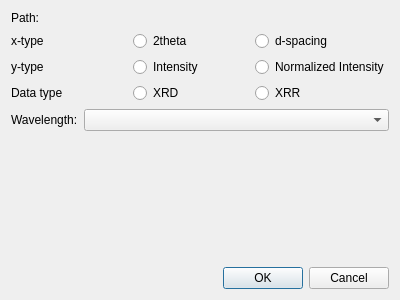
<?xml version="1.0" encoding="UTF-8"?>
<ui version="4.0">
 <class>importConfigDialog</class>
 <widget class="QDialog" name="importConfigDialog">
  <property name="geometry">
   <rect>
    <x>0</x>
    <y>0</y>
    <width>400</width>
    <height>300</height>
   </rect>
  </property>
  <property name="windowTitle">
   <string>Dialog</string>
  </property>
  <layout class="QVBoxLayout" name="verticalLayout">
   <item>
    <layout class="QHBoxLayout" name="horizontalLayout_2">
     <item>
      <widget class="QLabel" name="label_5">
       <property name="sizePolicy">
        <sizepolicy hsizetype="Minimum" vsizetype="Preferred">
         <horstretch>0</horstretch>
         <verstretch>0</verstretch>
        </sizepolicy>
       </property>
       <property name="text">
        <string>Path: </string>
       </property>
      </widget>
     </item>
     <item>
      <widget class="QLabel" name="labelPath">
       <property name="sizePolicy">
        <sizepolicy hsizetype="Expanding" vsizetype="Preferred">
         <horstretch>0</horstretch>
         <verstretch>0</verstretch>
        </sizepolicy>
       </property>
       <property name="text">
        <string/>
       </property>
      </widget>
     </item>
    </layout>
   </item>
   <item>
    <layout class="QGridLayout" name="gridLayout">
     <item row="1" column="1">
      <widget class="QRadioButton" name="intensityButton">
       <property name="text">
        <string>Intensity</string>
       </property>
      </widget>
     </item>
     <item row="1" column="0">
      <widget class="QLabel" name="label_2">
       <property name="text">
        <string>y-type</string>
       </property>
      </widget>
     </item>
     <item row="2" column="1">
      <widget class="QRadioButton" name="xrdButton">
       <property name="text">
        <string>XRD</string>
       </property>
      </widget>
     </item>
     <item row="0" column="0">
      <widget class="QLabel" name="label">
       <property name="text">
        <string>x-type</string>
       </property>
      </widget>
     </item>
     <item row="0" column="2">
      <widget class="QRadioButton" name="dSpacingButton">
       <property name="text">
        <string>d-spacing</string>
       </property>
      </widget>
     </item>
     <item row="2" column="0">
      <widget class="QLabel" name="label_3">
       <property name="text">
        <string>Data type</string>
       </property>
      </widget>
     </item>
     <item row="1" column="2">
      <widget class="QRadioButton" name="normIntensityButton">
       <property name="text">
        <string>Normalized Intensity</string>
       </property>
      </widget>
     </item>
     <item row="2" column="2">
      <widget class="QRadioButton" name="xrrButton">
       <property name="text">
        <string>XRR</string>
       </property>
      </widget>
     </item>
     <item row="0" column="1">
      <widget class="QRadioButton" name="twoThetaButton">
       <property name="text">
        <string>2theta</string>
       </property>
      </widget>
     </item>
    </layout>
   </item>
   <item>
    <layout class="QHBoxLayout" name="horizontalLayout">
     <item>
      <widget class="QLabel" name="label_4">
       <property name="sizePolicy">
        <sizepolicy hsizetype="Preferred" vsizetype="Preferred">
         <horstretch>0</horstretch>
         <verstretch>0</verstretch>
        </sizepolicy>
       </property>
       <property name="text">
        <string>Wavelength:</string>
       </property>
      </widget>
     </item>
     <item>
      <widget class="QComboBox" name="wavelengthComboBox">
       <property name="sizePolicy">
        <sizepolicy hsizetype="Expanding" vsizetype="Fixed">
         <horstretch>0</horstretch>
         <verstretch>0</verstretch>
        </sizepolicy>
       </property>
      </widget>
     </item>
    </layout>
   </item>
   <item>
    <spacer name="verticalSpacer">
     <property name="orientation">
      <enum>Qt::Orientation::Vertical</enum>
     </property>
     <property name="sizeHint" stdset="0">
      <size>
       <width>20</width>
       <height>40</height>
      </size>
     </property>
    </spacer>
   </item>
   <item>
    <widget class="QDialogButtonBox" name="buttonBox">
     <property name="orientation">
      <enum>Qt::Orientation::Horizontal</enum>
     </property>
     <property name="standardButtons">
      <set>QDialogButtonBox::StandardButton::Cancel|QDialogButtonBox::StandardButton::Ok</set>
     </property>
    </widget>
   </item>
  </layout>
 </widget>
 <resources/>
 <connections>
  <connection>
   <sender>buttonBox</sender>
   <signal>accepted()</signal>
   <receiver>importConfigDialog</receiver>
   <slot>accept()</slot>
   <hints>
    <hint type="sourcelabel">
     <x>230</x>
     <y>278</y>
    </hint>
    <hint type="destinationlabel">
     <x>157</x>
     <y>274</y>
    </hint>
   </hints>
  </connection>
  <connection>
   <sender>buttonBox</sender>
   <signal>rejected()</signal>
   <receiver>importConfigDialog</receiver>
   <slot>reject()</slot>
   <hints>
    <hint type="sourcelabel">
     <x>298</x>
     <y>284</y>
    </hint>
    <hint type="destinationlabel">
     <x>286</x>
     <y>274</y>
    </hint>
   </hints>
  </connection>
 </connections>
</ui>
